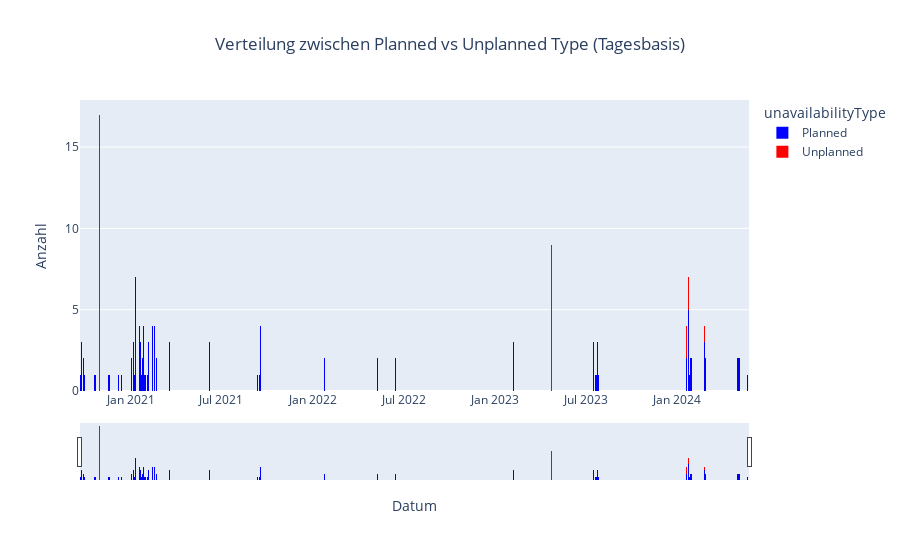

The notebook cell this image was saved under:
### Code cell
df['publishTime'] = pd.to_datetime(df['publishTime']).dt.date

df['counter_1'] = 1


df_aggregated = (
    df.groupby(['publishTime', 'unavailabilityType'], as_index=False)
    .agg({'counter_1': 'sum'})
    .sort_values('unavailabilityType')
)

color_discrete_sequence = ['blue', 'red']
color_discrete_map = {
    'Planned': 'blue',
    'Unplanned': 'red'
}

fig = px.bar(
    df_aggregated,
    x='publishTime',
    y='counter_1',
    color='unavailabilityType',
    title='Verteilung zwischen Planned vs Unplanned Type (Tagesbasis)',
    color_discrete_sequence=color_discrete_sequence,
    color_discrete_map=color_discrete_map
)

fig.update_traces(
    marker_line_width=0,
    selector=dict(type="bar")
)

fig.update_layout(
    xaxis=dict(
        title='Datum',
        rangeslider=dict(visible=True),
        type='date'
    ),
    yaxis_title='Anzahl',
    title_x=0.5, 
    bargap=0,
    bargroupgap=0  
)

fig.show()

### Figure 1 — Plotly figure (JSON) as saved in the notebook; plotly's stock layout.template omitted (floating-point values rounded to 4 significant figures)
{"data": [{"alignmentgroup": "True", "hovertemplate": "unavailabilityType=Planned<br>publishTime=%{x}<br>counter_1=%{y}<extra></extra>", "legendgroup": "Planned", "marker": {"color": "blue", "line": {"width": 0}, "pattern": {"shape": ""}}, "name": "Planned", "offsetgroup": "Planned", "orientation": "v", "showlegend": true, "textposition": "auto", "type": "bar", "x": ["2020-09-21", "2023-07-25", "2023-07-24", "2023-07-23", "2023-07-21", "2023-07-20", "2023-07-18", "2023-07-17", "2023-02-07", "2023-02-06", "2022-09-20", "2022-06-28", "2022-06-24", "2022-06-16", "2022-06-15", "2022-05-10", "2022-01-24", "2021-09-17", "2021-09-16", "2021-09-15", "2024-05-21", "2021-09-11", "2021-09-10", "2021-09-08", "2023-07-26", "2021-08-31", "2023-07-27", "2024-01-20", "2024-05-20", "2024-05-09", "2024-05-04", "2024-05-03", "2024-05-02", "2024-05-01", "2024-04-30", "2024-04-29", "2024-03-28", "2024-02-26", "2024-02-25", "2024-02-24", "2024-02-23", "2024-02-13", "2024-01-30", "2024-01-29", "2024-01-28", "2024-01-27", "2024-01-26", "2024-01-25", "2024-01-24", "2024-01-23", "2024-01-22", "2024-01-19", "2021-08-27", "2021-09-12", "2021-05-21", "2021-01-06", "2021-01-05", "2021-06-07", "2021-01-01", "2020-12-14", "2020-12-13", "2020-12-10", "2020-12-07", "2020-11-26", "2020-11-24", "2020-11-20", "2020-11-19", "2020-11-17", "2020-11-16", "2020-10-27", "2020-10-22", "2020-10-20", "2020-10-19", "2020-09-30", "2020-09-29", "2020-09-28", "2020-09-24", "2020-09-23", "2021-01-08", "2021-01-09", "2021-01-02", "2021-01-13", "2021-03-20", "2021-03-19", "2021-02-21", "2021-02-17", "2021-02-13", "2021-02-05", "2021-02-04", "2021-02-03", "2021-01-30", "2021-01-29", "2021-01-10", "2021-01-27", "2021-01-26", "2021-01-28", "2021-01-24", "2021-01-18", "2021-01-19", "2021-01-20", "2021-01-21", "2024-05-23", "2021-01-23", "2021-01-22"], "xaxis": "x", "y": [1, 3, 2, 1, 1, 1, 3, 3, 3, 3, 3, 2, 2, 1, 2, 2, 2, 4, 1, 1, 1, 1, 1, 2, 2, 5, 1, 2, 1, 2, 2, 4, 2, 2, 2, 2, 2, 2, 3, 3, 1, 2, 3, 2, 3, 2, 1, 1, 1, 5, 1, 2, 1, 1, 4, 3, 1, 3, 1, 1, 1, 1, 1, 2, 4, 1, 1, 1, 1, 1, 1, 1, 1, 1, 3, 2, 2, 3, 1, 1, 2, 2, 11, 3, 2, 4, 4, 3, 1, 1, 1, 1, 7, 1, 4, 1, 2, 4, 2, 3, 4, 1, 2, 1], "yaxis": "y"}, {"alignmentgroup": "True", "hovertemplate": "unavailabilityType=Unplanned<br>publishTime=%{x}<br>counter_1=%{y}<extra></extra>", "legendgroup": "Unplanned", "marker": {"color": "red", "line": {"width": 0}, "pattern": {"shape": ""}}, "name": "Unplanned", "offsetgroup": "Unplanned", "orientation": "v", "showlegend": true, "textposition": "auto", "type": "bar", "x": ["2023-04-24", "2024-01-30", "2024-01-19", "2024-02-13", "2021-02-08", "2024-02-21", "2024-01-20", "2020-12-22", "2022-07-22", "2020-10-31", "2024-02-24", "2024-01-23", "2024-02-23", "2023-04-25", "2020-10-30"], "xaxis": "x", "y": [9, 1, 2, 1, 2, 1, 2, 1, 1, 5, 1, 2, 2, 3, 17], "yaxis": "y"}], "layout": {"bargap": 0, "bargroupgap": 0, "barmode": "relative", "legend": {"title": {"text": "unavailabilityType"}, "tracegroupgap": 0}, "title": {"text": "Verteilung zwischen Planned vs Unplanned Type (Tagesbasis)", "x": 0.5}, "xaxis": {"anchor": "y", "domain": [0, 1], "rangeslider": {"visible": true}, "title": {"text": "Datum"}, "type": "date"}, "yaxis": {"anchor": "x", "domain": [0, 1], "title": {"text": "Anzahl"}}}}
